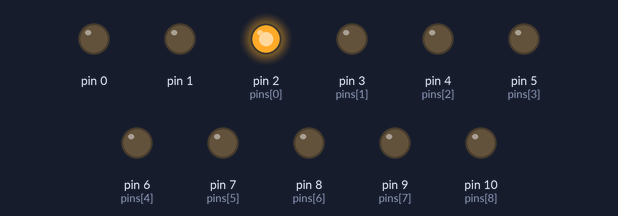
This sketch was run on a simulated Arduino Uno, built with avr-gcc and run on an emulated ATmega328P. On the bench: output pins drawn as LEDs (lit = HIGH).

Above: at 0.1 s.
Timing chart, 0 to 1.6 s (numbered marks = the images above):
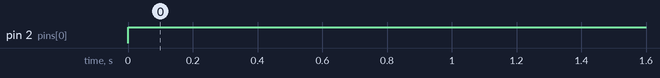

The sketch:

LEDblink.ino
```cpp
int Position=11;
int Noleds;
int pins[]={2,3,4,5,6,7,8,9,10,11,13};
void setup() {
  int i;
  for(i=0;i<11;i++)
  pinMode(i,OUTPUT);

}

void loop()   {
  for(;Position<=10;Position++)
  {
   for(int i=0;i<Noleds-Position;i++)
   {
    digitalWrite(pins[i],HIGH);
    delay(500);
   }
  }
   Position=0;
   for(;Position>=0;Position--)
   {
    for(int i=0;Noleds-Position;i++)
  {
    digitalWrite(pins[i],LOW);
    delay(500);
}

}
}
```

Measured:
- by itself, pin 2 (pins[0]): LOW → HIGH at 0.00 s
